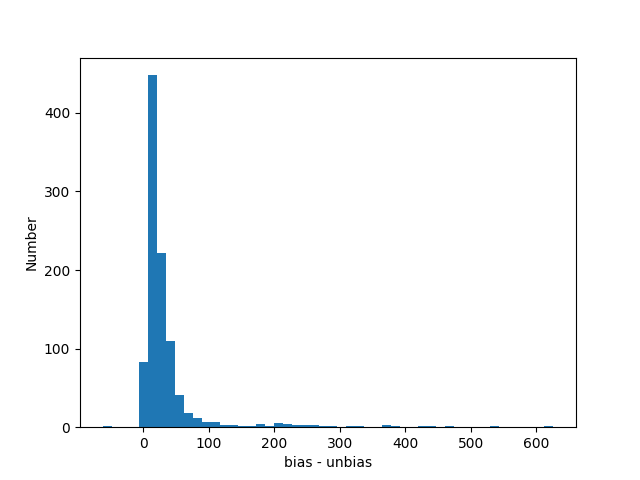

The script that drew this image:
import sys

sys.path.append('../')

import pickle
import numpy as np
import matplotlib.pyplot as plt

import FLAGS

print FLAGS.data_dir

if __name__ == '__main__':

    with open('bias') as fp:
        bias = np.array(pickle.load(fp))

    with open('unbias') as fp:
        unbias = np.array(pickle.load(fp))

    x = bias - unbias

    num_bins = 50

    fig, ax = plt.subplots()
    n, bins, patches = ax.hist(x, num_bins)
    ax.set_xlabel('bias - unbias')
    ax.set_ylabel('Number')

    # fig.tight_layout()
    plt.show()
